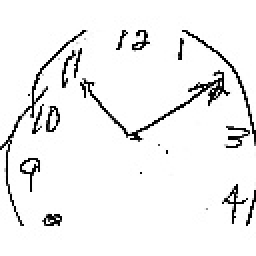
#> input picture images/1.jpg, 128 x 128 px (shown 2 times larger); its folder holds only this picture in this run
$ python -i ImagePreprocessor.py   (imports and definitions only)
#> lines starting #> are read from the running program, lines starting #| are printed output that depends on the picture; after the words box and inside, x2 and y2 are one past the last pixel; in counts of white or black regions, pixels touching at a corner belong together
import matplotlib.pyplot as plt
from PIL import Image, ExifTags
import cv2
import numpy as np
import os

class ImagePreprocessor:
    def __init__(self):
        self.processed_image = None

    def _rotate_image(self, image):
        try:
            for orientation in ExifTags.TAGS.keys():
                if ExifTags.TAGS[orientation] == 'Orientation':
                    break
            exif = dict(image._getexif().items())

            if exif[orientation] == 3:
                image = image.rotate(180, expand=True)
            elif exif[orientation] == 6:
                image = image.rotate(270, expand=True)
            elif exif[orientation] == 8:
                image = image.rotate(90, expand=True)
        except (AttributeError, KeyError, IndexError):
            pass

        return image

    def _resize_image(self, image):
        if image.size[0] > image.size[1]:
            image = image.resize((int(image.size[0] * 972 / image.size[1]), 972), Image.BICUBIC)
        else:
            image = image.resize((972, int(image.size[1] * 972 / image.size[0])), Image.BICUBIC)
        return image

    def _apply_filters(self, image, balance):
        if balance:
            kernel1 = cv2.getStructuringElement(cv2.MORPH_RECT, (11, 11))
            close = cv2.morphologyEx(image, cv2.MORPH_CLOSE, kernel1)
            div = np.float32(image) / (close)
            image = np.uint8(cv2.normalize(div, div, 0, 255, cv2.NORM_MINMAX))
        return image

    def _binary_image(self, cv2_image):
        hist = cv2.calcHist([cv2_image], [0], None, [256], [0, 256])
        hist_norm = hist.ravel() / hist.sum()
        Q = hist_norm.cumsum()
        bins = np.arange(256)
        fn_min = np.inf
        thresh1 = 0
        thresh2 = 0

        for i in range(1, 256):
            for j in range(i + 1, 256):
                p1, p2, p3 = np.hsplit(hist_norm, [i, j])
                q1, q2, q3 = Q[i], Q[j] - Q[i], Q[255] - Q[j]
                if q1 < 1.e-6 or q2 < 1.e-6 or q3 < 1.e-6:
                    continue
                b1, b2, b3 = np.hsplit(bins, [i, j])
                m1, m2, m3 = np.sum(p1 * b1) / q1, np.sum(p2 * b2) / q2, np.sum(p3 * b3) / q3
                v1 = np.sum(((b1 - m1) ** 2) * p1) / q1
                v2 = np.sum(((b2 - m2) ** 2) * p2) / q2
                v3 = np.sum(((b3 - m3) ** 2) * p3) / q3
                fn = v1 * q1 + v2 * q2 + v3 * q3
                if fn < fn_min:
                    fn_min = fn
                    thresh1 = i
                    thresh2 = j

        _, binary_image = cv2.threshold(cv2_image, thresh2*1.03, 255, cv2.THRESH_BINARY)
        return binary_image

    def preprocess_image(self, image_path, balance=True):
#> called with image_path = '../images/1.jpg', balance = True
        image = Image.open(image_path)
#> image is the input picture: PIL image 128x128 L; min 0, max 255, mean 240.7
        image = self._rotate_image(image)
        image = self._resize_image(image)
#> in _resize_image, `image = image.resize((972, int(image.size[1] * 972 / image.size[0])), ..`:
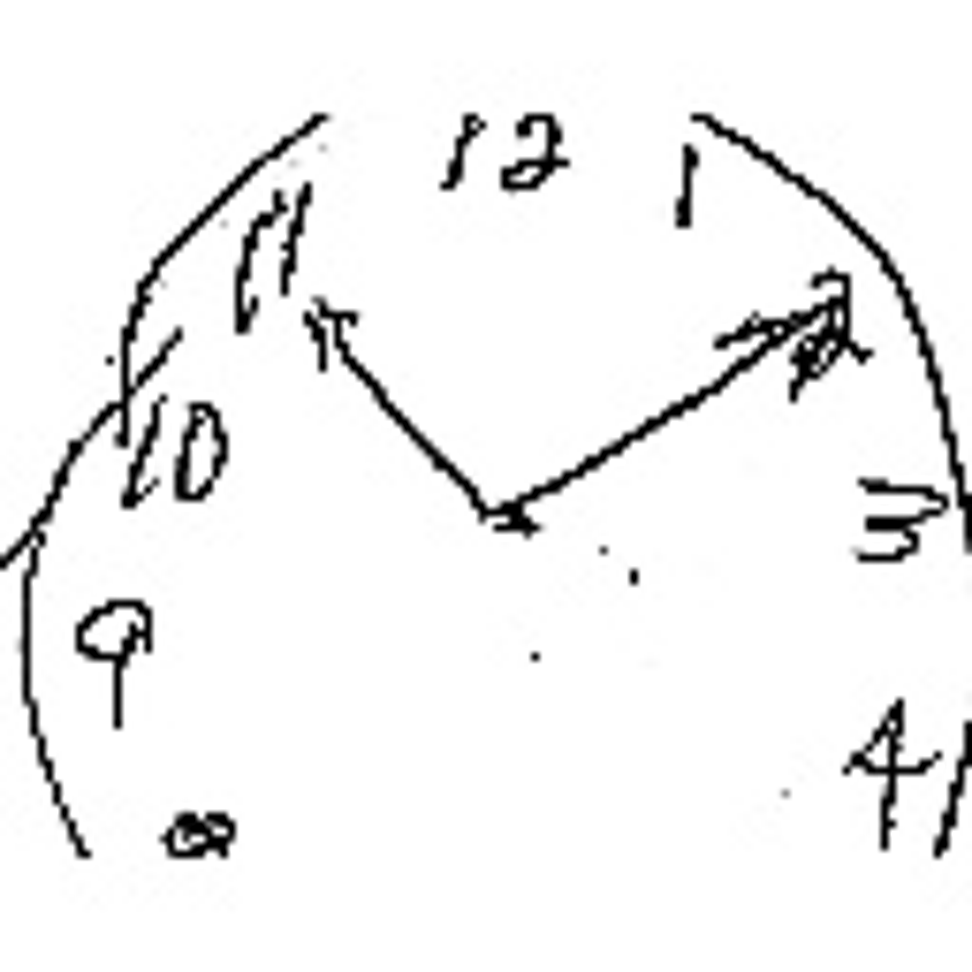
#> image: PIL image 972x972 L; min 0, max 255, mean 240.3
        # 固定裁切範圍（left, upper, right, lower）
        self.crop_box = (0, 0, 971, 1300)  # 可根據你的資料自訂範圍
        image = image.crop(self.crop_box)
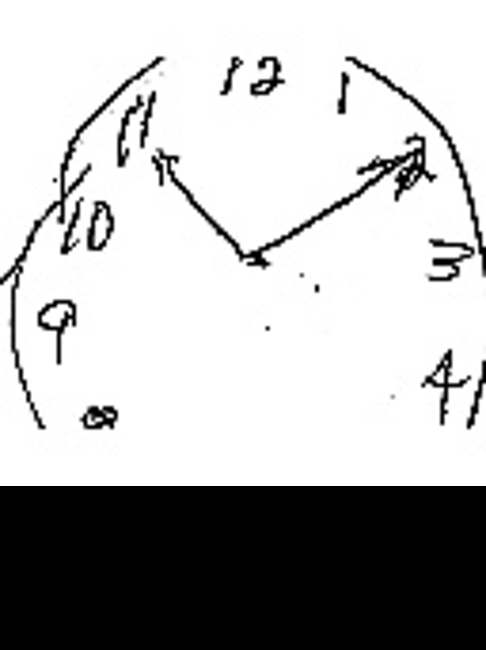
#> image: PIL image 971x1300 L (shown at 1/2 size); min 0, max 255, mean 179.7

        # 顯示裁切後的圖片給使用者確認
        #plt.imshow(image)
        #plt.title("Preview of Cropped Image")
        #plt.axis('off')
        #plt.show()  # 顯示完後可按右上角 X 關閉視窗

        try:
            cv2_image = cv2.cvtColor(np.array(image), cv2.COLOR_RGB2BGR)
            cv2_image = cv2.cvtColor(cv2_image, cv2.COLOR_BGR2GRAY)
            blur_image = cv2.GaussianBlur(cv2_image, (5, 5), 0)
        except:
            image = image.convert('L')
            cv2_image = np.array(image)
            blur_image = cv2.GaussianBlur(cv2_image, (5, 5), 0)

        cv2_image = self._apply_filters(blur_image, balance)
#> in _apply_filters, `close = cv2.morphologyEx(image, cv2.MORPH_CLOSE, kernel1)`:
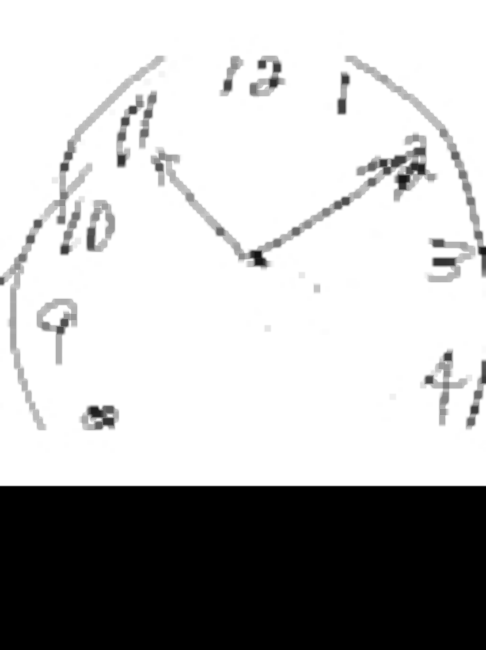
#> close: shape (1300, 971) (shown at 1/2 size); min 0, max 255, mean 184.2
#> in _apply_filters, `div = np.float32(image) / (close)`:
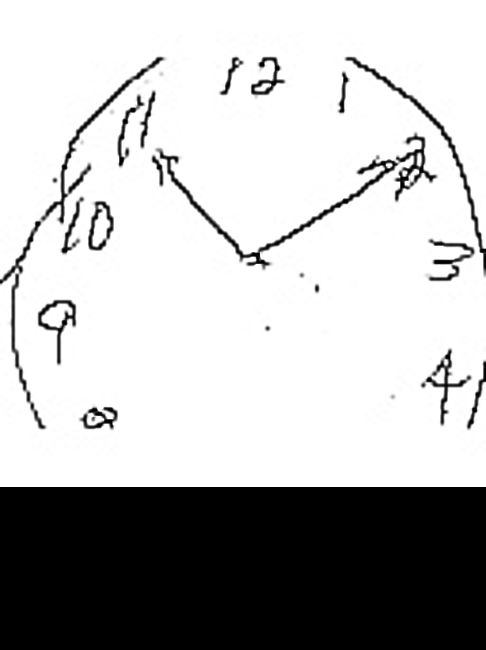
#> div: shape (1300, 971) float32 (shown at 1/2 size); 25.08% of the values are NaN or infinite; the others: min 0, max 1, mean 0.96; drawn with min black, max white, NaN and infinite black
        binary_image = self._binary_image(cv2_image)
#> in _binary_image, `hist = cv2.calcHist([cv2_image], [0], None, [256], [0, 256])`: hist = 256 values, max 763938 at index 255, min 134 at index 84, mean 4930.9
#> in _binary_image, `hist_norm = hist.ravel() / hist.sum()`: hist_norm = 256 values, max 0.605 at index 255, min 0.000106 at index 84, mean 0.00391
#> in _binary_image, `Q = hist_norm.cumsum()`: Q = 256 values from 0.252 to 1
#> after the loop in _binary_image, `for i in range(1, 256):`: fn_min = 62.8; thresh1 = 64; thresh2 = 190
#> in _binary_image, `_, binary_image = cv2.threshold(cv2_image, thresh2*1.03, 255, cv2.THRE..`:
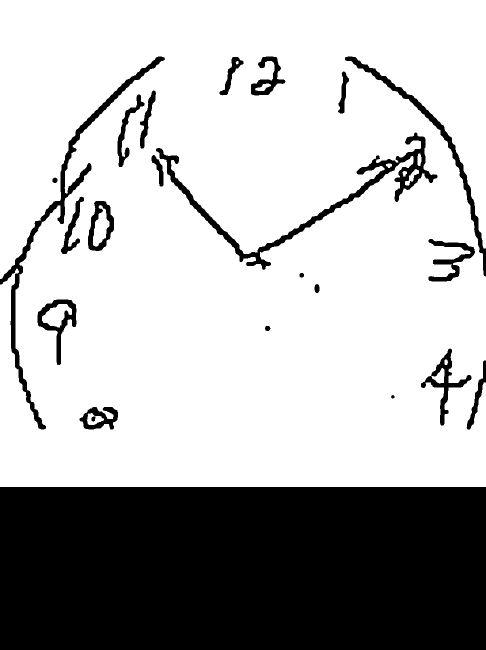
#> binary_image: shape (1300, 971) (shown at 1/2 size); 70.8% white; 23 black regions, largest, box (x1, y1, x2, y2) and area: (0, 974, 971, 1300) 316546, (312, 265, 875, 540) 12511, (0, 113, 330, 859) 10731

        self.processed_image = binary_image

    def save_processed_image(self, output_path):
        if self.processed_image is not None:
            processed_color = cv2.cvtColor(self.processed_image, cv2.COLOR_GRAY2BGR)
            success, encoded_img = cv2.imencode('.jpg', processed_color)
            if success:
                encoded_img.tofile(output_path)
                print(f"已儲存：{output_path}")
            else:
                print(f"❗ 無法儲存：{output_path}")

# [16 lines not run here, left out]

>>> result = ImagePreprocessor().preprocess_image('../images/1.jpg')
